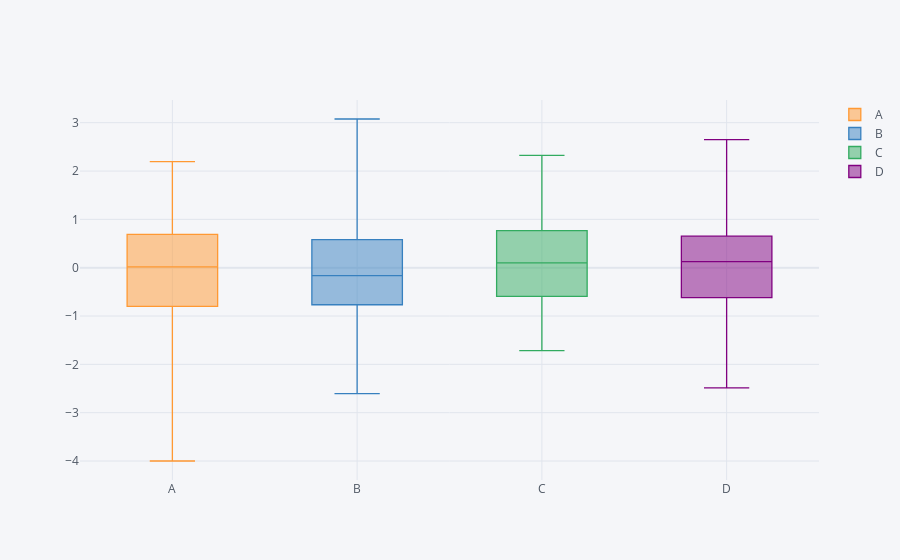

This figure's notebook cell:
### Code cell
# box plots
df.iplot(kind='box')
